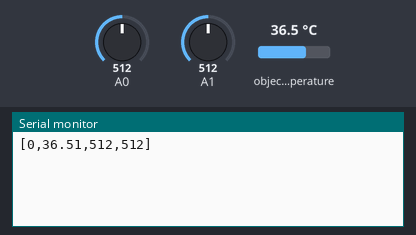
This sketch was run on a simulated Arduino Uno, built with avr-gcc and run on an emulated ATmega328P. Shown: the last lines printed to the serial monitor. Inputs (shaded band) come from the test bench; at power-on: object temperature 36.5 °C, A0 = 512, A1 = 512.

Above: at 1.2 s.
1.3 s: object temperature set to 20 °C
At 2.6 s:
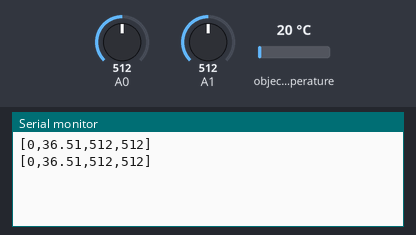
2.8 s: A0 set to 716
At 4.0 s:
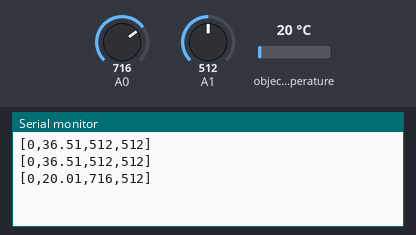
4.3 s: A1 set to 716
At 4.3 s:
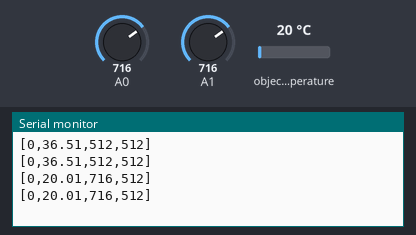
5.8 s: object temperature set to 26 °C
At 6.9 s:
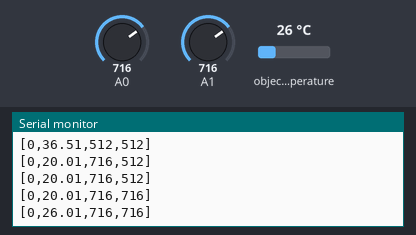
7.3 s: A0 set to 900
At 8.3 s:
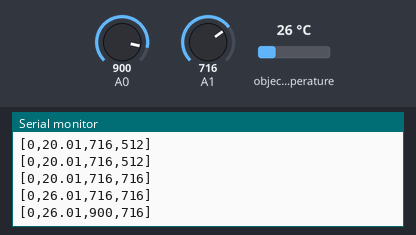
8.8 s: A1 set to 900
At 10.4 s:
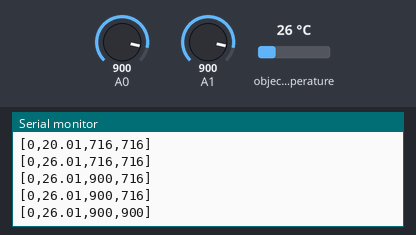
Timing chart, 0 to 11.3 s (numbered marks = the images above; inputs shaded):
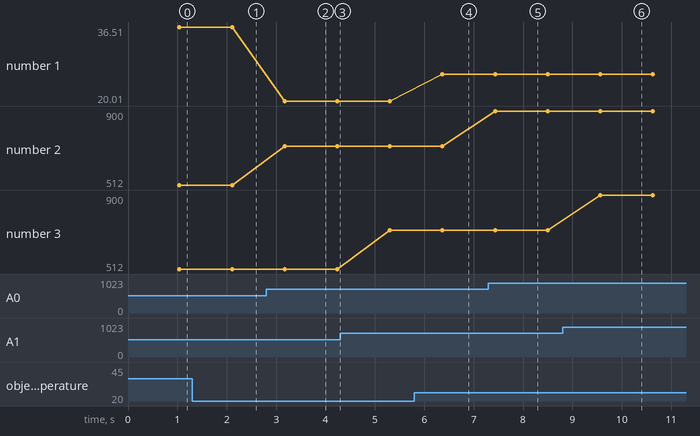

Measured:
- after the input at 2.8 s, the serial monitor: prints a new line after 0.37 s (image 2)
- after the input at 5.8 s, the serial monitor: prints a new line after 0.57 s (image 4)
- after the input at 7.3 s, the serial monitor: prints a new line after 0.13 s (image 5)
- after the input at 8.8 s, the serial monitor: prints a new line after 0.76 s (image 6)
- plotted number 1: 20.01 → 26.01 after the input at 5.8 s
- plotted number 2: 512 → 716 after the input at 2.8 s, 716 → 900 after the input at 7.3 s

The sketch:

nano1.ino
```cpp
#include <Adafruit_MLX90614.h>
Adafruit_MLX90614 mlx = Adafruit_MLX90614();
using namespace std;

int loopnumber = 0;
float temp[40];
int vibration[40];
int strain[40];

//suhu A4 (SDA) A5 (SCL)
//getaran A0
//berat D2 D3
//strain A1

void setup() {
  pinMode(A0, INPUT);
  pinMode(A1, INPUT);

  Serial.begin(115200);
	while (!Serial);

  if (!mlx.begin()) {
		Serial.println("Error connecting to MLX sensor. Check wiring.");
		while (1);
	};
}

void loop() {
	//Serial.print("Object = "); Serial.print(mlx.readObjectTempC()); Serial.print(" C"); Serial.println("");
  //Serial.print("Piezo = "); Serial.print(analogRead(0)); Serial.println("");
  //Serial.print("Scale = "); Serial.print(scale.get_units(10), 5); Serial.print(" g"); Serial.println("");

  /*
  {
    temperature: mlx.readObjectTempC(),
    vibration: analogRead(0),
    weight: scale.get_units(10),
    strain: analogRead(1)
  }
  */

  //Serial.println("[0," + String(temp, 2) + "," + String(analogRead(A0), DEC) + "," + String(analogRead(A1), DEC) + "]");
  if(loopnumber < 40) {
    temp[loopnumber] = mlx.readObjectTempC();
    vibration[loopnumber] = analogRead(A0);
    strain[loopnumber] = analogRead(A1);
    loopnumber++;
    //Serial.println(String(loopnumber));
  } else {
    float finaltemp = 0;
    int finalvibration = 0;
    int finalstrain = 0;
    for(int i = 0; i < 40; i++){
      finaltemp = max(finaltemp,temp[i]);
      finalvibration = max(finalvibration,vibration[i]);
      finalstrain = max(finalstrain,strain[i]);
    }

    Serial.println("[0," + String(finaltemp, 2) + "," + String(finalvibration, DEC) + "," + String(finalstrain, DEC) + "]");
    loopnumber = 0;
  }
  delay(25);
}
```
